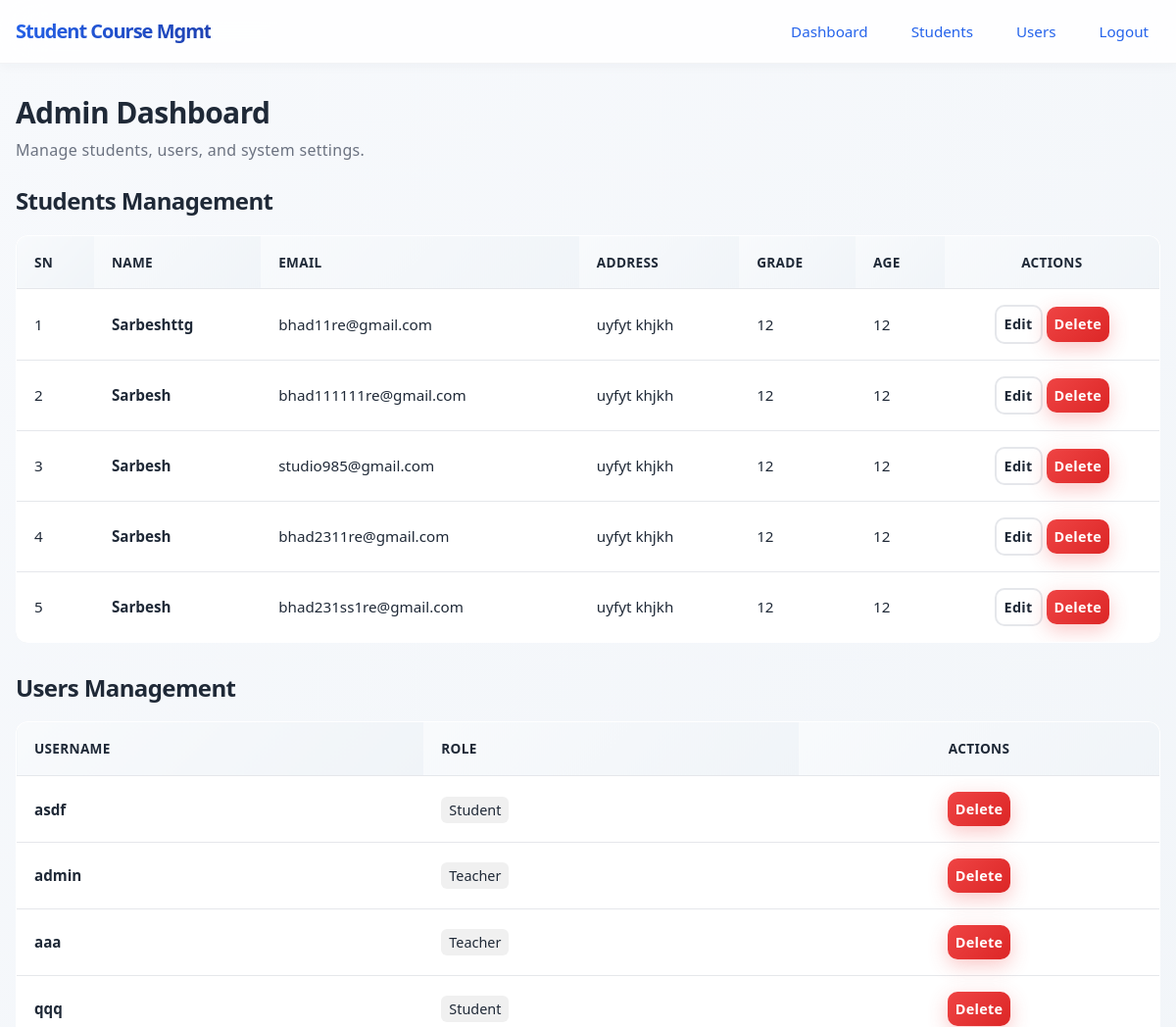
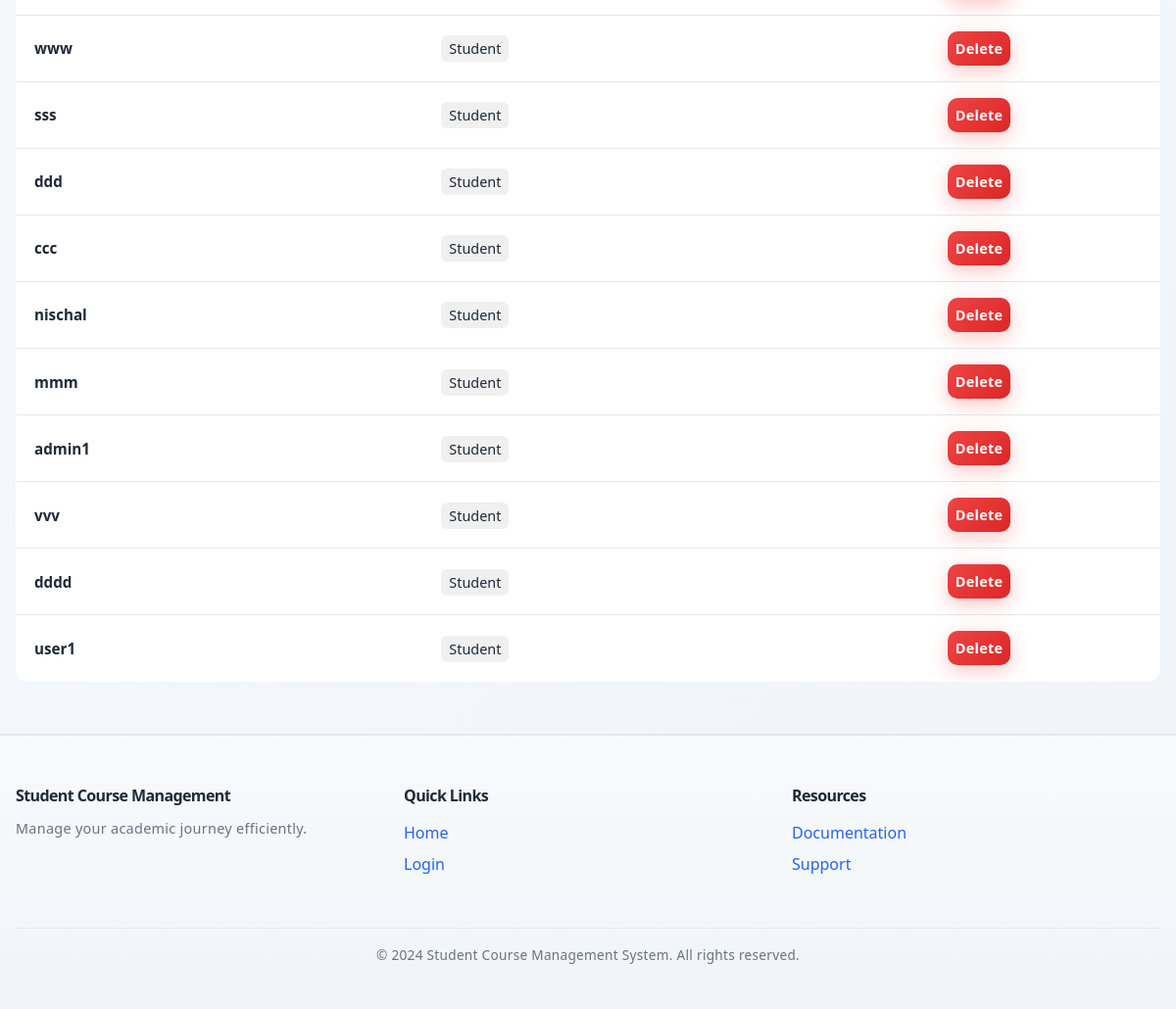
Page /hero/dashboard/ (signed in) on the committed database (2 pictures, top to bottom).
### app/models.py (models this page shows, shortened)
class Student(models.Model):
    user = models.OneToOneField(User, on_delete=models.CASCADE)
    name = models.CharField(max_length=100, blank=True)
    age = models.IntegerField(null=True, blank=True)
    email = models.EmailField(unique=True, null=True, blank=True)
    grade = models.IntegerField(null=True, blank=True)
    address = models.TextField(blank=True)

### app/views.py (the view)
# urls.py: path('hero/dashboard/', admin_dashboard, name='admin_dashboard'),
@login_required
def admin_dashboard(request):
    users = User.objects.all()
    user_data = []
    for u in users:
        if u.is_staff:
            role = 'Admin'
        elif u.groups.filter(name='Teacher').exists():
            role = 'Teacher'
        else:
            role = 'Student'
        user_data.append({
            'id': u.id,
            'username': u.username,
            'role': role  })
    students = Student.objects.all()
    return render(request, 'hero/dashboard.html', {'students': students, 'users': user_data})

### app/templates/hero/dashboard.html (shortened to what this page needs)
<!DOCTYPE html>
{% load static %}
<html lang="en">
<head>
    <link rel="stylesheet" href="{% static 'css/admin.css' %}">
</head>
<body>
    {% include 'navbar-admin.html' %}
    <div class="container">
        <h1>Admin Dashboard</h1>
        <p class="muted">Manage students, users, and system settings.</p>
        <div style="margin-top: 24px;">
            <h2>Students Management</h2>
            <div class="table-wrapper">
                <table class="table">
                    <thead>
                        <tr>
                            <th>SN</th>
                            <th>Name</th>
                            <th>Email</th>
                            <th>Address</th>
                            <th>Grade</th>
                            <th>Age</th>
                            <th style="text-align: center;">Actions</th>
                        </tr>
                    </thead>
                    <tbody>
                        {% for student in students %}
                        <tr>
                            <td>{{ forloop.counter }}</td>
                            <td><strong>{{ student.name }}</strong></td>
                            <td>{{ student.email }}</td>
                            <td>{{ student.address }}</td>
                            <td>{{ student.grade }}</td>
                            <td>{{ student.age }}</td>
                            <td style="text-align: center;">
                                <a class="btn btn-outline" style="padding: 6px 8px; font-size: 0.9rem;" href="{% url 'update_student' student.id %}">Edit</a>
                                <a class="btn btn-danger" style="padding: 6px 8px; font-size: 0.9rem;" href="{% url 'delete_confirm' student.id %}">Delete</a>
                            </td>
                        </tr>
                        {% empty %}
                        <tr><td colspan="7" style="text-align: center; color: var(--muted); padding: 20px;">No students found.</td></tr>
                        {% endfor %}
                    </tbody>
                </table>
            </div>
        </div>
        <div style="margin-top: 32px;">
            <h2>Users Management</h2>
            <div class="table-wrapper">
                <table class="table">
                    <thead>
                        <tr>
                            <th>Username</th>
                            <th>Role</th>
                            <th style="text-align: center;">Actions</th>
                        </tr>
                    </thead>
                    <tbody>
                        {% for u in users %}
                        <tr>
                            {% if u.role != 'Admin' %}
                                <td><strong>{{ u.username }}</strong></td>
                                <td><span style="padding: 4px 8px; background: #f0f0f0; border-radius: 6px; font-size: 0.9rem;">{{ u.role }}</span></td>
                                <td style="text-align: center;">
                                    <a class="btn btn-danger" style="padding: 6px 8px; font-size: 0.9rem;" href="{% url 'delete_user_confirm' u.id %}">Delete</a>
                                </td>
                            {% endif %}
                        </tr>
                        {% endfor %}
                    </tbody>
                </table>
            </div>
        </div>
    </div>
    {% include 'footer.html' %}
</body>
</html>

### app/static/css/admin.css (style rules this page uses)
:root { --bg: linear-gradient(135deg, #f7f9fc 0%, #f0f4f8 100%); --surface: #ffffff; --text: #1f2937; --muted: #6b7280; --primary: #2563eb; --primary-600: #1d4ed8; --primary-light: #dbeafe; --accent: #10b981; --accent-light: #d1fae5; --warn: #ef4444; --warn-light: #fee2e2; --border: #e5e7eb; --shadow: 0 8px 24px rgba(31, 41, 55, 0.08); --shadow-lg: 0 20px 40px rgba(31, 41, 55, 0.12); --radius: 12px; --transition: all 0.3s cubic-bezier(0.4, 0, 0.2, 1); }
* { box-sizing: border-box; }
html, body { height: 100%; }
body { margin: 0; font-family: ui-sans-serif, system-ui, -apple-system, Segoe UI, Roboto, Helvetica, Arial, "Apple Color Emoji", "Segoe UI Emoji"; color: var(--text); background: var(--bg); display: flex; flex-direction: column; -webkit-font-smoothing: antialiased; -moz-osx-font-smoothing: grayscale; line-height: 1.6; }
.container { width: 100%; max-width: 1200px; margin: 0 auto; padding: 32px 16px; flex: 1; }
h1, h2, h3, h4 { line-height: 1.2; margin: 0 0 16px; letter-spacing: -0.6px; color: var(--text); }
h1 { font-size: clamp(1.75rem, 2.5vw, 2.5rem); font-weight: 800; margin-bottom: 8px; }
h1 + p { margin-top: 0; margin-bottom: 24px; }
h2 { font-size: clamp(1.35rem, 2vw, 1.75rem); font-weight: 700; margin-bottom: 12px; }
p { line-height: 1.6; letter-spacing: 0.3px; margin: 0 0 12px; }
.btn { display: inline-flex; align-items: center; justify-content: center; gap: 8px; padding: 12px 20px; border-radius: 10px; border: none; text-decoration: none; font-weight: 600; font-size: 0.95rem; transition: var(--transition); cursor: pointer; letter-spacing: 0.3px; position: relative; overflow: hidden; }
.btn::before { content: ''; position: absolute; top: 50%; left: 50%; width: 0; height: 0; border-radius: 50%; background: rgba(255, 255, 255, 0.3); transform: translate(-50%, -50%); transition: width 0.6s, height 0.6s; }
.btn-outline { color: var(--text); background: var(--surface); border: 2px solid var(--border); }
.btn-danger { color: #fff; background: linear-gradient(135deg, var(--warn) 0%, #dc2626 100%); box-shadow: 0 6px 20px rgba(239, 68, 68, 0.3); }
.table-wrapper { overflow-x: auto; margin: 20px 0; border-radius: var(--radius); }
.table { width: 100%; border-collapse: collapse; background: var(--surface); border: 1px solid var(--border); border-radius: var(--radius); overflow: hidden; box-shadow: var(--shadow); }
.table th, .table td { padding: 16px 18px; text-align: left; font-size: 0.95rem; border-bottom: 1px solid var(--border); }
.table th { background: linear-gradient(135deg, #f8fafc 0%, #f0f4f8 100%); font-weight: 700; letter-spacing: 0.3px; color: var(--text); text-transform: uppercase; font-size: 0.85rem; }
.table tbody tr { transition: var(--transition); }
.table tbody tr:last-child { border-bottom: 0; }
.muted { color: var(--muted); }

### rows in the picture
Student: name "Sarbeshttg", email "bhad11re@gmail.com", address "uyfyt khjkh", grade "12", age "12"
Student: name "Sarbesh", email "bhad111111re@gmail.com", address "uyfyt khjkh", grade "12", age "12"
Student: name "Sarbesh", email "studio985@gmail.com", address "uyfyt khjkh", grade "12", age "12"
Student: name "Sarbesh", email "bhad2311re@gmail.com", address "uyfyt khjkh", grade "12", age "12"
Student: name "Sarbesh", email "bhad231ss1re@gmail.com", address "uyfyt khjkh", grade "12", age "12"

### other values in the picture
{{ u.username }} "asdf" "admin" "aaa" "qqq" "www" "sss" "ddd" "ccc" "nischal" "mmm" "admin1" "vvv" "dddd" "user1"
{{ u.role }} "Student" "Teacher" "Teacher" "Student" "Student" "Student" "Student" "Student" "Student" "Student" "Student" "Student" "Student" "Student"
